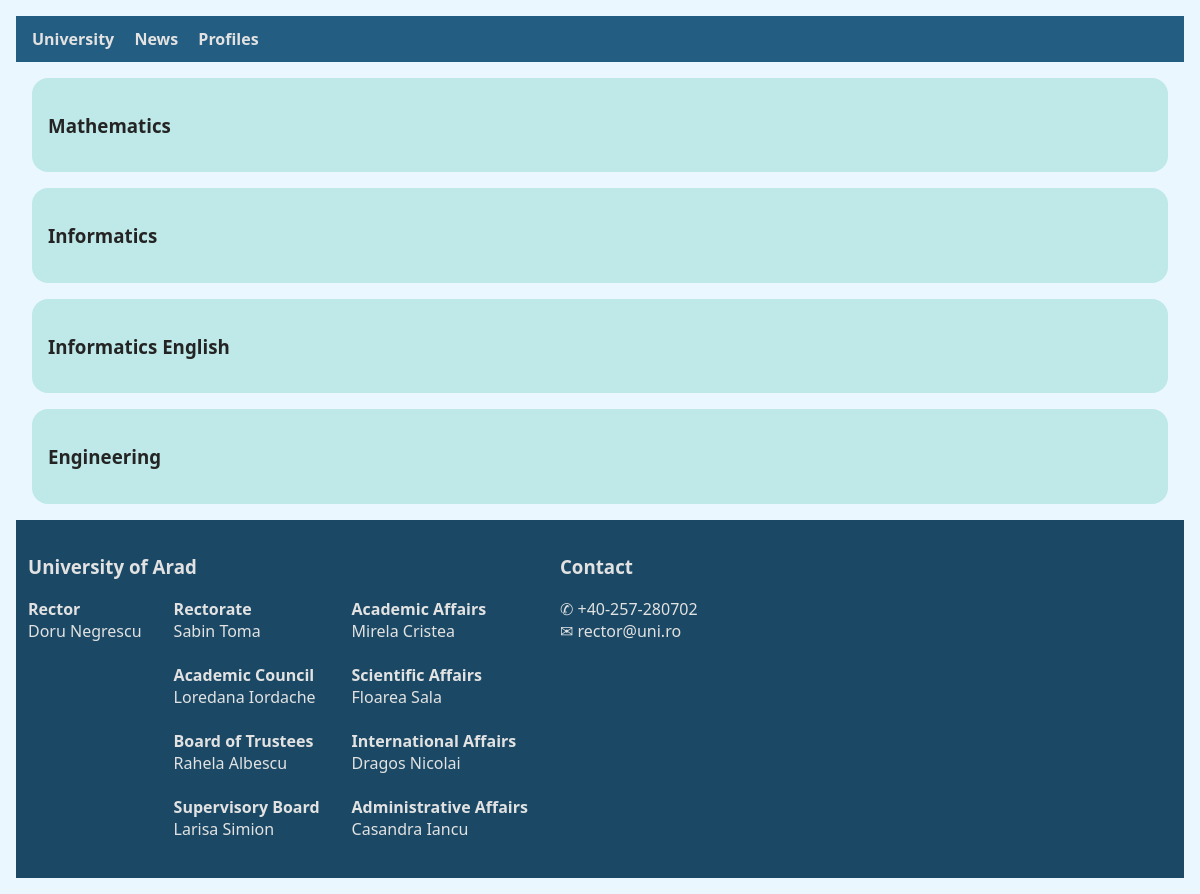
Screenshot of /profiles.php with the database file from the repository.
### tables this page shows
CREATE TABLE `profiles` (
  `ID` int(255) NOT NULL,
  `Name` varchar(255) NOT NULL
);

### profiles.php (the view, shortened to what this page needs)
<?php
include 'header.php';
require 'connect.php';
$result = $connection->query("SELECT `Name` FROM `profiles`");
if ($result->num_rows <= 0)
    echo "There are no study profiles or programmes.";
else
    while ($row = $result->fetch_assoc())
        echo "<div class=\"list-element\"><h3>".$row["Name"]."</h3></div>";
include 'footer.php';
?>

### header.php (shortened to what this page needs)
<div id="header">
    <a class="header-link" href="index.php">University</a>
    <a class="header-link" href="news.php">News</a>
    <a class="header-link" href="profiles.php">Profiles</a>
</div>

### footer.php (shortened to what this page needs)
<?php
require 'connect.php';
function queryRole($role) {
    global $connection;
    $result = $connection->query("SELECT `First Name`, `Last Name` FROM `professors` WHERE `Role`='" . $role . "'");
    if ($result->num_rows > 0)
        while ($row = $result->fetch_assoc()) echo "<b>".$role."</b>" . "<br>" . $row["First Name"]." ".$row["Last Name"] . "<br>";
    else echo $error_message;
    echo "<br>";
}
?>
<div id="footer">
    <div id="footer-roles">
        <h3>University of Arad</h3>
        <div id="footer-roles-list">
            <div class="footer-roles-section">
                <?php queryRole("Rector"); ?>
            </div>
            <div class="footer-roles-section">
                <?php
                queryRole("Rectorate");
                queryRole("Academic Council");
                queryRole("Board of Trustees");
                queryRole("Supervisory Board");
                ?>
            </div>
            <div class="footer-roles-section">
                <?php
                queryRole("Academic Affairs");
                queryRole("Scientific Affairs");
                queryRole("International Affairs");
                queryRole("Administrative Affairs");
                ?>
            </div>
        </div>
    </div>
    <div class="footer-contact">
        <h3>Contact</h3>
        <a class="footer-contact-link" href="tel:+40-257-280702">✆ +40-257-280702</a><br>
        <a class="footer-contact-link" href="mailto:rector@uni.ro">✉ rector@uni.ro</a>
    </div>
</div>

### rows the page displays
profiles: Name "Mathematics"
profiles: Name "Informatics"
profiles: Name "Informatics English"
profiles: Name "Engineering"

### other values shown
$role "Rector"
$row["First Name"] "Doru"
$row["Last Name"] "Negrescu"
$role "Rectorate"
$row["First Name"] "Sabin"
$row["Last Name"] "Toma"
$role "Academic Council"
$row["First Name"] "Loredana"
$row["Last Name"] "Iordache"
$role "Board of Trustees"
$row["First Name"] "Rahela"
$row["Last Name"] "Albescu"
$role "Supervisory Board"
$row["First Name"] "Larisa"
$row["Last Name"] "Simion"
